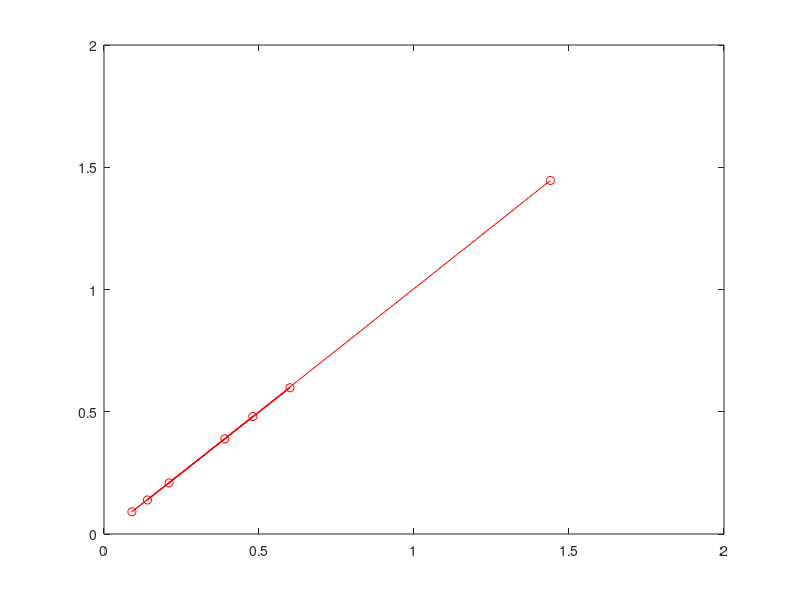

Source code (MATLAB):
clc; clear all; close all;

x = [.1, .2, .05, .3, .4, .05, .5];
y = [.1, .2, .05, .01, .02, .4, .5];
R = [.21, .48, .09, .39, .6, .14, 1.44];

lnx = log(x); lny = log(y); lnR = log(R);

A = [ones(1,7)', lnx', lny'];

c = A \ lnR'
mod_R = exp(c(1)).*x.^c(2).*y.^c(3);
plot(R, mod_R, 'ro-');
